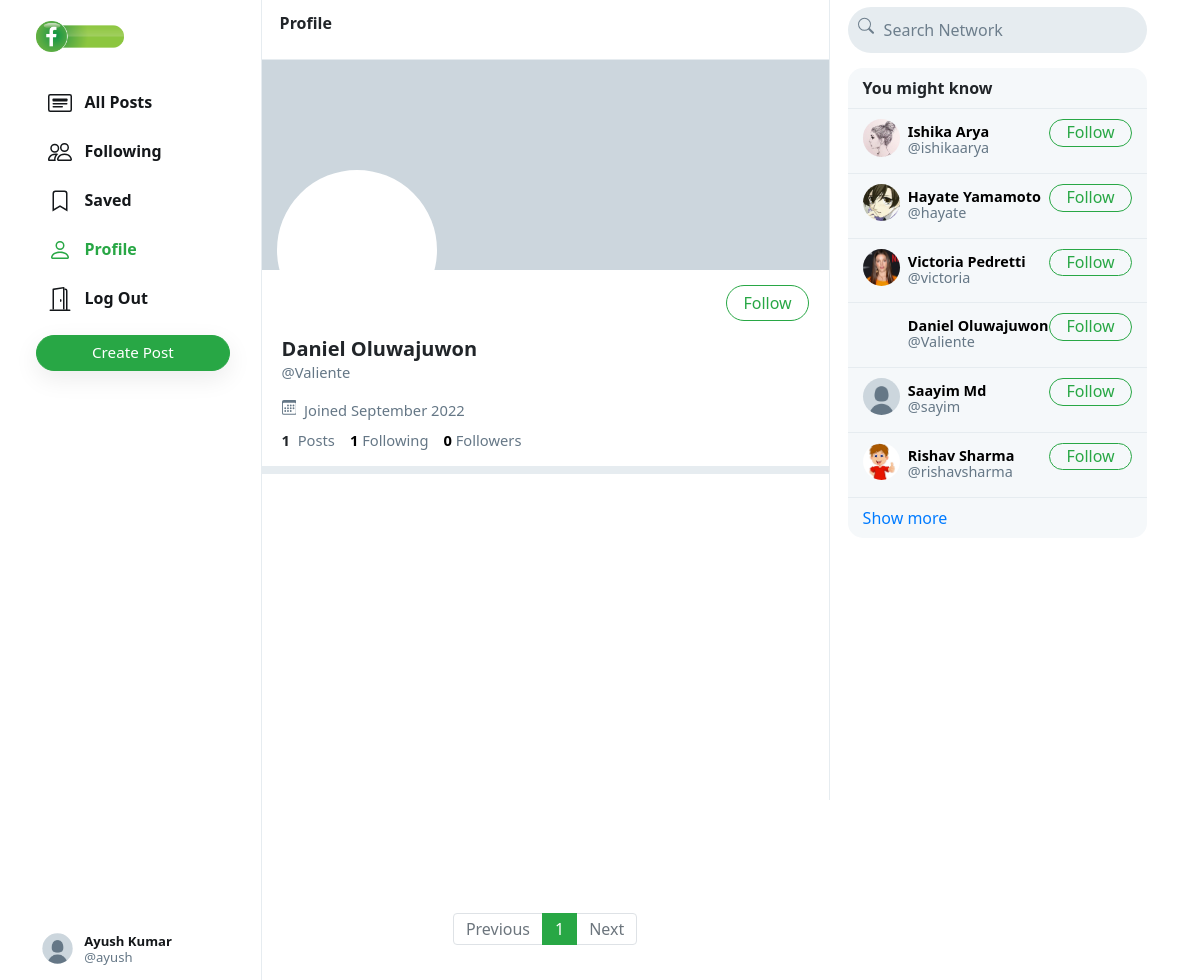
/Valiente (signed in), run on the app's committed database.
### network/models.py (models this page shows, shortened)
class User(AbstractUser):
    profile_pic = models.ImageField(upload_to='profile_pic/')
    bio = models.TextField(max_length=160, blank=True, null=True)
    cover = models.ImageField(upload_to='covers/', blank=True)

### network/views.py (the view)
# urls.py: path("<str:username>", views.profile, name='profile'),
def profile(request, username):
    user = User.objects.get(username=username)
    all_posts = Post.objects.filter(creater=user).order_by('-date_created')
    paginator = Paginator(all_posts, 10)
    page_number = request.GET.get('page')
    if page_number == None:
        page_number = 1
    posts = paginator.get_page(page_number)
    followings = []
    suggestions = []
    follower = False
    if request.user.is_authenticated:
        followings = Follower.objects.filter(followers=request.user).values_list('user', flat=True)
        suggestions = User.objects.exclude(pk__in=followings).exclude(username=request.user.username).order_by("?")[:6]
        if request.user in Follower.objects.get(user=user).followers.all():
            follower = True
    follower_count = Follower.objects.get(user=user).followers.all().count()
    following_count = Follower.objects.filter(followers=user).count()
    return render(request, 'network/profile.html', {
        "username": user,
        "posts": posts,
        "posts_count": all_posts.count(),
        "suggestions": suggestions,
        "page": "profile",
        "is_follower": follower,
        "follower_count": follower_count,
        "following_count": following_count
    })

### network/templates/network/profile.html (shortened to what this page needs)
{% extends 'network/index.html' %}
{% load static %}
{% block profile %}
    <div class="profile-view" data-user="{{username.username}}">
        <div class="cover-image" style="background-image: url(/media/{{username.cover}})"></div>
        <div class="profile-image" style="background-image: url(/media/{{username.profile_pic}})"></div>
        <div class="profile-details">
            <div>
                {% if user.username == username.username %}
                    <button class="btn btn-outline-success float-right" id="edit-profile-btn">Edit Profile</button>
                {% elif is_follower %}
                    <button class="btn btn-success float-right" onclick="unfollow_user(this,'{{username.username}}','edit_page')" id="following-btn">Following</button>
                {% else %}
                    <button class="btn btn-outline-success float-right" onclick="follow_user(this,'{{username.username}}','edit_page')" id="follow-btn">Follow</button>
                {% endif %}
            </div>
            <div class="details-data">
                <h5>{{username.first_name}} {{username.last_name}}</h5>
                <div class="grey">@{{username.username}}</div>
                <div class="grey" style="padding: 8px 0px;">
                    &nbsp;Joined {{username.date_joined | date:"F Y"}}
                </div>
                <div>
                    <strong>
                        {{posts_count}}
                    </strong>
                    &nbsp;<span class="grey">Posts</span>
                    <a href="#">
                        <strong id="following__count">{{following_count | default:0}}</strong>&nbsp;<span class="grey">Following</span>
                    </a>
                    <a href="#">
                        <strong id="follower__count">{{follower_count | default:0}}</strong>&nbsp;<span class="grey">Followers</span>
                    </a>
                </div>
            </div>
        </div>
    </div>
    <div class="space"></div>
{% endblock %}

### network/templates/network/layout.html (shortened to what this page needs)
{% load static %}
<!DOCTYPE html>
<html lang="en">
    <head>
        <link rel="stylesheet" href="https://stackpath.bootstrapcdn.com/bootstrap/4.4.1/css/bootstrap.min.css">
        <link href="{% static 'network/styles.css' %}" rel="stylesheet">
    </head>
    <body>
        <div class="body" data-page="{{page}}">
            <div class="sidenav">
                <a href="{% url 'index' %}" class="navbar-brand">
                    <img src="{% static 'network/Images/logo.png' %}" height="31px">
                </a>
                <div style="height: 100%;">
                    <div>
                        <div>
                            <ul>
                                <li class="nav-item" id="all_posts">
                                <a href="{% url 'index' %}" class="nav-link">
                                    <div>
                                        &nbsp;&nbsp;All Posts
                                    </div>
                                </a>
                                </li>
                                {% if user.is_authenticated %}
                                    <li class="nav-item" id="following">
                                        <a href="{% url 'following' %}" class="nav-link">
                                            <div>
                                                &nbsp;&nbsp;Following
                                            </div>
                                        </a>
                                    </li>
                                    <li class="nav-item" id="saved">
                                        <a href="{% url 'saved' %}" class="nav-link">
                                            <div>
                                                <svg width="1.5em" height="1.5em" viewBox="0 0 16 16" class="bi bi-bookmark" fill="currentColor" xmlns="http://www.w3.org/2000/svg">
                                                    <path fill-rule="evenodd" d="M8 12l5 3V3a2 2 0 0 0-2-2H5a2 2 0 0 0-2 2v12l5-3zm-4 1.234l4-2.4 4 2.4V3a1 1 0 0 0-1-1H5a1 1 0 0 0-1 1v10.234z"/>
                                                  </svg>
                                                &nbsp;&nbsp;Saved
                                            </div>
                                        </a>
                                    </li>
                                    <li class="nav-item" id="profile">
                                        <a href="{% url 'profile' user.username %}" class="nav-link">
                                            <div>
                                                &nbsp;&nbsp;Profile
                                            </div>
                                        </a>
                                    </li>
                                    <li class="nav-item" id="logout">
                                        <a href="{% url 'logout' %}" class="nav-link">
                                            <div>
                                                &nbsp;&nbsp;Log Out
                                            </div>
                                        </a>
                                    </li>
                                {% endif %}
                            </ul>
                        </div>
                        {% if user.is_authenticated %}
                            <button id="popup-btn" class="btn btn-success new-post-btn" onclick="createpost()">Create Post</button>
                        {% endif %}
                    </div>
                    <div style="position: absolute; bottom: 10px;">
                        {% if user.is_authenticated %}
                            <li class="nav-item sidenav-user">
                                <a href="{% url 'profile' user.username %}" class="nav-link">
                                    <div class="user_account">
                                        <div class="small-profilepic" style="float: left; background-image: url(/media/{{user.profile_pic}})"></div>
                                        <div style="height: 2.7vw; margin: auto;">
                                            <div style="margin-top: 4px;"><strong>{{user.first_name}} {{user.last_name}}</strong></div>
                                            <div class="grey" style="margin-top: 4px;">@{{ user.username }}</div>
                                        </div>
                                    </div>
                                </a>
                            </li>
                        {% endif %}
                    </div>
                </div>
            </div>
            {% block body %}
            {% endblock %}
            <div class="right-div">
                <nav class="head">
                    <form action="#">
                        <div class="search-div">
                            <div>
                            </div>
                            <input type="text" name="query" id="search-box" placeholder="Search Network">
                        </div>
                    </form>
                </nav>
                <div class='right-div-content'>
                    <div class="space" style="background-color: white;"></div>
                    {% if user.is_authenticated %}
                        <div class="suggestion-box">
                            <div class="suggestion-header">
                                You might know
                            </div>
                            {% for suggestion in suggestions %}
                                <div class="suggestion-user">
                                    <div>
                                        <a href="{% url 'profile' suggestion.username %}">
                                            <div class="small-profilepic" style="background-image: url(/media/{{suggestion.profile_pic}})"></div>
                                        </a>
                                    </div>
                                    <div class="user-details">
                                        <a href="{% url 'profile' suggestion.username %}">
                                            <div id="user-name">
                                                <strong>
                                                    {{suggestion.first_name}} {{suggestion.last_name}}
                                                </strong>
                                            </div>
                                            <div class="grey">@{{suggestion.username}}</div>
                                        </a>
                                    </div>
                                    <div>
                                        <button class="btn btn-outline-success" type="button" onclick="follow_user(this,'{{suggestion.username}}','suggestion')">Follow</button>
                                    </div>
                                </div>
                            {% empty %}
                                    <div style="text-align: center; border-bottom: .5px solid #e6ecf0; padding: 10px 15px;">
                                        <span class="grey" style="font-size: .9em;">No suggestions available.</span>
                                    </div>
                            {% endfor %}
                            <div class="suggestion-footer">
                                <a href="#">Show more</a>
                            </div>
                        </div>
                    {% endif %}
                </div>
            </div>
        </div>
    </body>
</html>

### network/static/network/styles.css (style rules this page uses)
.body { display: flex; min-height: 100%; font-family: system-ui, sans-serif; }
.btn { border-radius: 20px; padding: 0.32rem 1rem 0.375rem 1rem; }
.btn, .btn:focus, .btn:active { box-shadow: none !important; -webkit-box-shadow: none !important; }
.grey { color: #657786; }
svg { vertical-align: text-top; }
.sidenav { height: 100%; width: 21.8%; position: fixed; top: 0; left: 0; padding: 15px; list-style: none; border-right: .5px solid #e6ecf0; z-index: 100; padding-left: 3%; background-color: white; }
.sidenav ul { list-style: none; padding-left: 0px; margin-top: 3vh; }
.sidenav li { margin-top: 7px; }
.sidenav .nav-link { color: #14171a; line-height: .7em; font-weight: 700; padding: 0px; }
.sidenav .nav-link > div { padding: 10px 20px 8px 12px; border-radius: 25px; line-height: 0.9em; width: max-content; }
.new-post-btn { padding-left: 55px !important; padding-right: 55px !important; font-size: .95em; font-weight: 530; box-shadow: rgba(0, 0, 0, 0.08) 0px 8px 24px !important; }
.user_account { display: flex; font-size: .82rem; font-weight: normal; padding-top: 3px !important; padding-bottom: 3px !important; padding-left: 3px !important; }
.user_account .small-profilepic { transform: scale(.82); margin-left: auto; margin-top: auto; }
.active a { color: #28a745 !important; }
.head { height: 7.5vh; }
.small-profilepic { width: 3.1vw; height: 3.1vw; border-radius: 9999px; overflow: hidden; margin-right: 8px; background-size: cover; background-repeat: no-repeat; background-position: center; box-sizing: content-box; }
.space { height: 8px; background-color: #e6ecf0; }
.cover-image { height: 210px; background-size: cover; background-position: center; background-repeat: no-repeat; background-color: #ccd6dd; }
.profile-image { width: 160px; height: 160px; position: absolute; left: 15px; top: 110px; border-radius: 99999px; border: 4px solid white; background-size: cover; background-repeat: no-repeat; background-position: center; background-color: white; }
.profile-details { padding: 15px 20px; }
.profile-details button { padding-bottom: 0.3rem; }
.profile-details > .details-data { margin-top: 52px; font-size: .92em; }
.profile-details h5 { font-weight: 800; margin-bottom: 0px; }
.profile-details a { color: black; text-decoration: none; }
.right-div { width: 28%; height: 100vh; position: fixed; right: 2.95%; border-left: .5px solid #e6ecf0; background-color: white; }
.right-div .head { padding: .9vh 1.5vw; }
.right-div .search-div { margin-left: auto; margin-right: auto; display: flex; border-radius: 25px; background-color: #e6ecf0; padding-left: 10px; padding-right: 10px; vertical-align: middle; }
#search-box { height: 5.7vh; border: none; background: none; outline: none; width: 100%; margin-left: 8px; }
#search-box::placeholder { color: #6d7e8c; }
.right-div-content { height: 92.5vh; overflow: auto; padding-left: 1.5vw; padding-right: 1.5vw; }
.suggestion-box, .guest-box { border-radius: 15px; overflow: hidden; background-color: #f5f8fa; }
.suggestion-header { padding: 13px 15px; line-height: .9em; font-weight: 800; border-bottom: .5px solid #e6ecf0; }
.suggestion-user { display: flex; padding: 10px 15px; font-size: .9em; border-bottom: .5px solid #e6ecf0; }
.suggestion-user a { color: black; text-decoration: none; }
.user-details { flex: 1; line-height: 1.1em; padding: 5px 0px 7px 0px; }
.suggestion-user .btn { padding: 0em 1em .09em 1em; }
.suggestion-footer { padding: 13px 15px; line-height: .9em; }
.suggestion-footer a { text-decoration: none; }

### data on the page
User: profile_pic (placeholder picture), first_name "Ayush", last_name "Kumar", username "ayush"
User: first_name "Daniel", last_name "Oluwajuwon", username "Valiente", date_joined "September 2022"
User: profile_pic (picture), first_name "Ishika", last_name "Arya", username "ishikaarya"
User: profile_pic (picture), first_name "Hayate", last_name "Yamamoto", username "hayate"
User: profile_pic (picture), first_name "Victoria", last_name "Pedretti", username "victoria"
User: profile_pic (placeholder picture), first_name "Saayim", last_name "Md", username "sayim"
User: profile_pic (picture), first_name "Rishav", last_name "Sharma", username "rishavsharma"

### other printed values
{{ posts_count }} "1"
{{ following_count | default:0 }} "1"
{{ follower_count | default:0 }} "0"
{{ each }} "1"
